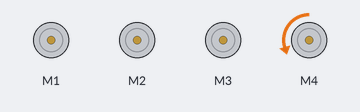
A sketch run on a simulated Arduino Uno, built with avr-gcc and run on an emulated ATmega328P. Shown: 4 × DC motor (green arrow = forward, orange = backward, longer = faster). What the sketch prints to the serial monitor is not drawn.

Above: at 0.1 s.
Timing chart, 0 to 1.6 s (numbered marks = the images above):
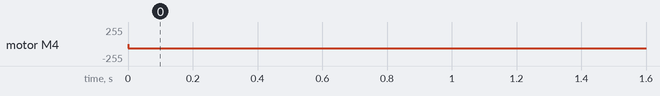

The sketch:

Code_RCoche_v1.ino
```cpp
#include <AFMotor.h>     // Llama a la librería del Shield L293D

/*  <--motor        <-- motor 2

    <--motor        <-- motor 1
*/

AF_DCMotor motor1(1); // Motor 1 - Delante Derecha conectado al Puerto 1
AF_DCMotor motor2(2); // Motor 2 - Delante Izquierda conectado al Puerto 2
AF_DCMotor motor3(3); // Motor 3 - Atrás Izquierda conectado al Puerto 3
AF_DCMotor motor4(4); // Motor 4 - Atrás Derecha conectado al Puerto 4


void setup() {

  Serial.begin(9600);
  motor1.setSpeed(60); // Configura velocidad motor1 a 180 (de 0 (stop) a 255 (fast)
  motor2.setSpeed(60); // Configura velocidad motor2 a 180 (de 0 (stop) a 255 (fast)
  motor3.setSpeed(60); // Configura velocidad motor3 a 180 (de 0 (stop) a 255 (fast)
  motor4.setSpeed(60); // Configura velocidad motor4 a 180 (de 0 (stop) a 255 (fast)

}


void TodoParado() {      // Hace que el robot este PARADO
//  motor1.run(RELEASE);  // Motor 1 - Delante Derecha
//  motor2.run(RELEASE);  // Motor 2 - Delante Izquierda
//  motor3.run(RELEASE);  // Motor 3 - Atrás Izquierda
//  motor4.run(RELEASE);  // Motor 4 - Atrás Derecha
}
void TodoAvance() {   // Hace que el robot AVANCE
 /*  <--motor 3 BACKWARD       <-- motor 2 BACKWARD

     <--motor 4 BACKWARD       <-- motor 1 FORWARD
*/

 //motor1.run(FORWARD);  // Motor 1 - Delante Derecha
 //motor2.run(BACKWARD);  // Motor 2 - Delante Izquierda
 //motor3.run(BACKWARD);  // Motor 3 - Atrás Izquierda
 motor4.run(BACKWARD);  // Motor 4 - Atrás Derecha
 Serial.println("Hacia Adelante"); // Escribe en el monitor serial
}
void GirarDerecha() {    // Hace que el robot gire a la DERECHA
/*  <--motor 3 BACKWARD       <-- motor 2 BACKWARD

    <--motor 4 FORWARD        <-- motor 1 FORWARD
*/

  //motor1.run(BACKWARD);  // Motor 1 - Delante Derecha
  //motor2.run(BACKWARD); // Motor 2 - Delante Izquierda
  //motor3.run(BACKWARD); // Motor 3 - Atrás Izquierda
  //motor4.run(FORWARD);  // Motor 4 - Atrás Derecha
  delay(1600);          // Tiempo requerido para girar a la DERECHA 1.6 seg.
  Serial.println("Girando a la Derecha"); // Escribe en el monitor serial
}
void MarchaAtras() {        // Hace que el robot vaya marcha ATRÁS
/*  <--motor 3 FORWARD       <-- motor 2 FORWARD

    <--motor 4 FORWARD       <-- motor 1 FORWARD
*/
  motor1.run(FORWARD);  // Motor 1 - Delante Derecha
  motor2.run(FORWARD);  // Motor 2 - Delante Izquierda
  motor3.run(FORWARD);  // Motor 3 - Atrás Izquierda
  motor4.run(FORWARD);  // Motor 4 - Atrás Derecha
  delay(1600);           // Tiempo requerido para poner marcha ATRÁS 1.6 seg.
  Serial.println("Marcha Atrás"); // Escribe en el monitor serial
}
void GirarIzquierda() {      // Hace que el robot gire a la IZQUIERDA
  motor1.run(BACKWARD);  // Motor 1 - Delante Derecha
  motor2.run(FORWARD);   // Motor 2 - Delante Izquierda
  motor3.run(FORWARD);   // Motor 3 - Atrás Izquierda
  motor4.run(BACKWARD);  // Motor 4 - Atrás Derecha
  delay(1600);           // Tiempo requerido para girar a la IZQUIERDA 1.6 seg.
  Serial.println("Girando a la Izquierda");// Escribe en el monitor serial
}

void loop(){

TodoAvance();
delay(1000);

//GirarDerecha();
//delay(1000);

//MarchaAtras();
//delay(500);
//GirarIzquierda();
//delay(500);


  }
```

Measured:
- by itself, motor M4: stopped → backward 60/255 at 0.00 s
